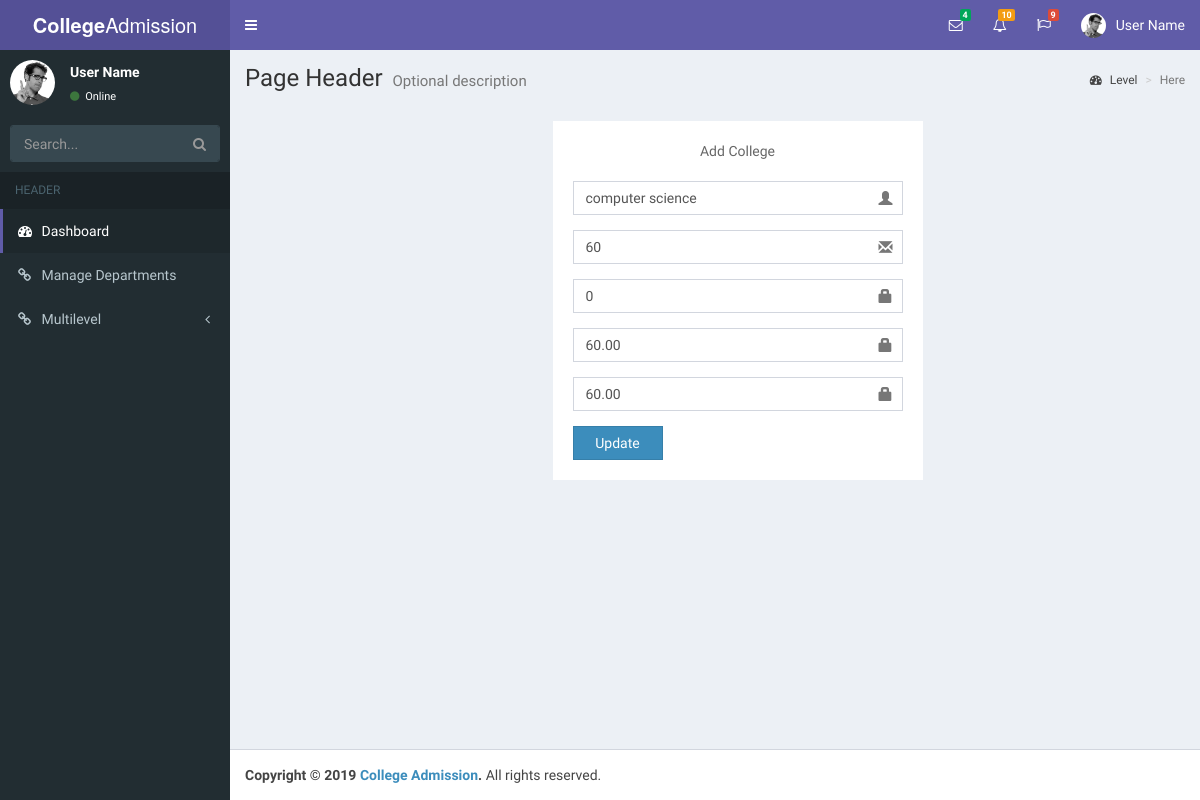
The app's page /manage_departments.php?id=10 (signed in) with its own data.
### tables this page shows
CREATE TABLE `department_master` (
  `id` int(11) NOT NULL,
  `college_id` int(11) NOT NULL,
  `course_name` varchar(255) NOT NULL,
  `total_seats` int(11) NOT NULL,
  `booked_seats` int(11) NOT NULL,
  `10avg_needed` decimal(5,2) NOT NULL,
  `12avg_needed` decimal(5,2) NOT NULL
);

### inc/services/db_config.php (called while the page is built, shortened)
<?php
class DB_con {
	public $connection;
	function __construct(){
		$this->connection = new mysqli(DB_SERVER, DB_USERNAME, DB_PASSWORD,DB_DATABASE);
	}
	function ret_obj(){
		return $this->connection;
	}
}

### inc/services/class.user.php (called while the page is built, shortened)
<?php
	include_once "db_config.php";
	class User{
		protected $db;
		public function __construct(){
			$this->db = new DB_con();
			$this->db = $this->db->ret_obj();
		}
	public function select($table, $rows = '*', $where = null, $union = null, $where1 = null, $order = null)
    {
        $q = 'SELECT '.$rows.' FROM '.$table;
        if($where != null)
		{
            $q .= ' WHERE '.$where;
        }
		$result= $this->db->query($q);
		while($row= mysqli_fetch_array($result))
		{
			$array[]=$row;
		}
		if(!empty($array))
		{
		return $array;
		}
		else
		{
		return false;
		}
    }
}

### manage_departments.php (the view, shortened to what this page needs)
<?php
    include_once 'inc/header.php';
    include_once 'inc/sidebar.php';
    include_once 'inc/services/class.user.php';
       $user = new User();
    if(isset($_GET['id'])){
      $table='department_master';
      $where='id ="'.$_GET['id'].'"';
      $details = $user->select($table,$rows='*',$where);
      if($details){
        foreach ($details as $d) {
          $course_name = $d['course_name'];
          $total_seats = $d['total_seats'];
          $booked_seats = $d['booked_seats'];
          $_10avg = $d['10avg_needed'];
          $_12avg = $d['12avg_needed'];
        }
      }
    }
 ?>
   <div class="content-wrapper">
    <section class="content-header">
      <h1>
        Page Header
        <small>Optional description</small>
      </h1>
      <ol class="breadcrumb">
        <li><a href="#"><i class="fa fa-dashboard"></i> Level</a></li>
        <li class="active">Here</li>
      </ol>
    </section>
    <section class="content container-fluid">
    <div class="container">
  <section class="content ">
  <div class="register-box-body col-md-4 col-md-offset-3">
  <p class="login-box-msg">Add College</p>
  <form action="" method="post">
    <div class="form-group has-feedback">
      <input type="text" class="form-control" value='<?php if(isset($_GET['id'])){echo $course_name;} ?>' name='course_name' placeholder="Course Name">
    </div>
    <div class="form-group has-feedback">
      <input type="number" class="form-control" value='<?php if(isset($_GET['id'])){echo $total_seats;} ?>' name='total_seats' placeholder="Total Seats Available">
    </div>
    <div class="form-group has-feedback">
      <input type="number" class="form-control" value='<?php if(isset($_GET['id'])){echo $booked_seats;} ?>' name='booked_seats' placeholder="Taken seats">
    </div>
    <div class="form-group has-feedback">
      <input type="number" class="form-control" value='<?php if(isset($_GET['id'])){echo $_10avg;} ?>' name='10avg' placeholder="10th Average">
    </div>
    <div class="form-group has-feedback">
      <input type="number" class="form-control" value='<?php if(isset($_GET['id'])){echo $_12avg;} ?>' name='12avg' placeholder="12th Average">
    </div>
    <div class="row">
      <div class="col-xs-4">
        <button type="submit" name='submit' class="btn btn-primary btn-block btn-flat">
        <?php if(isset($_GET['id'])){echo 'Update';}else{echo 'Register';} ?>
        </button>
      </div>
    </div>
  </form>
</div>
  </section>
</div>
    </section>
  </div>
  <?php
  include 'inc/footer.php';
   ?>

### records on screen
department_master: course_name "computer science", total_seats "60", booked_seats "0", 10avg_needed "60.00", 12avg_needed "60.00"
